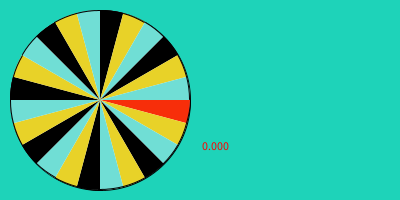
Frame 1 (no input)
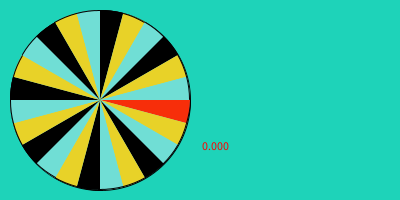
Frame 60 (the mouse pressed at the canvas centre just before this capture)
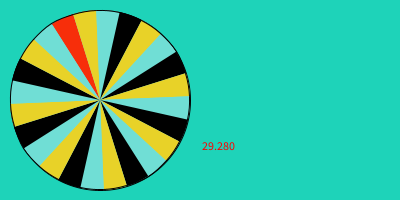
Frame 120 (the mouse held since frame 60 and released just before this capture)

The Processing sketch that drew these frames (run headless with seeded random() and noise(); from frame 60 on, the mouse is pressed at the canvas centre):

// Processing sketch: sketch_21610m_p_automatic_turntable_pde
// ── sketch_21610m_p_automatic_turntable_pde.pde
void setup(){
 size(400,200); 
}
float start=0,v;//v=旋轉速度
void mousePressed(){
   v=random(1) ;
}
void draw(){
  background(#1ED3B9);
  ellipse(100,100,180,180);
//圓心 寬 高
  if(v > 0.001){//速度一直*0.99會慢下來
    start +=v;//位置 速度 加速度
    v*=0.99;//摩擦力
  }   
 // fill(255,0,0);
  //float start=mouseX/50.0;
  //if(start<10)start+=0.01;
  fill(255,0,0);text(start,200,150);
  for(int i=0;i<24;i++){
    float shift=2*PI*i/24.0;//等於PI/12
    if(i%3==0)fill(0);
    if(i%3==1)fill(#E8D228);
    if(i%3==2)fill(#70DED5);
    if(i==0)fill(#F72E0A);
    arc(100,100,180,180,shift+0+start,shift+PI/12+start);
  }
  //圓弧 寬，高 開始 結束
}
